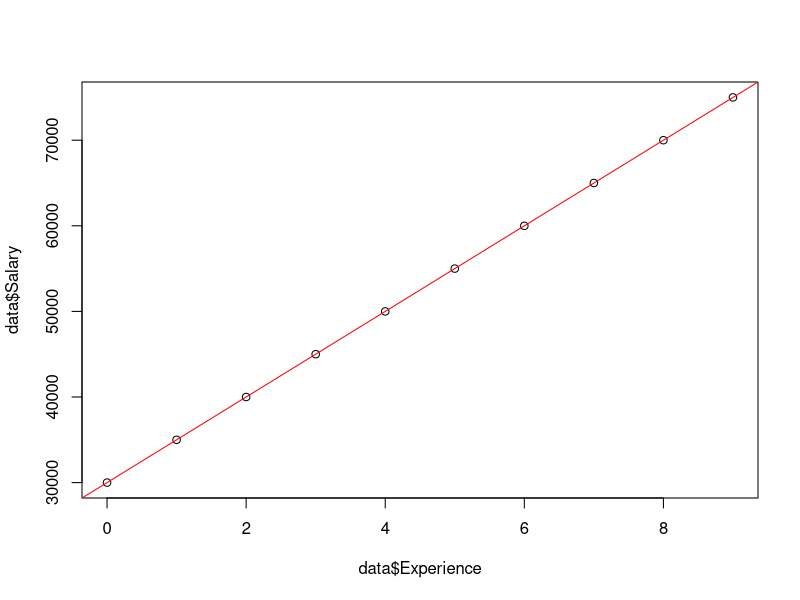
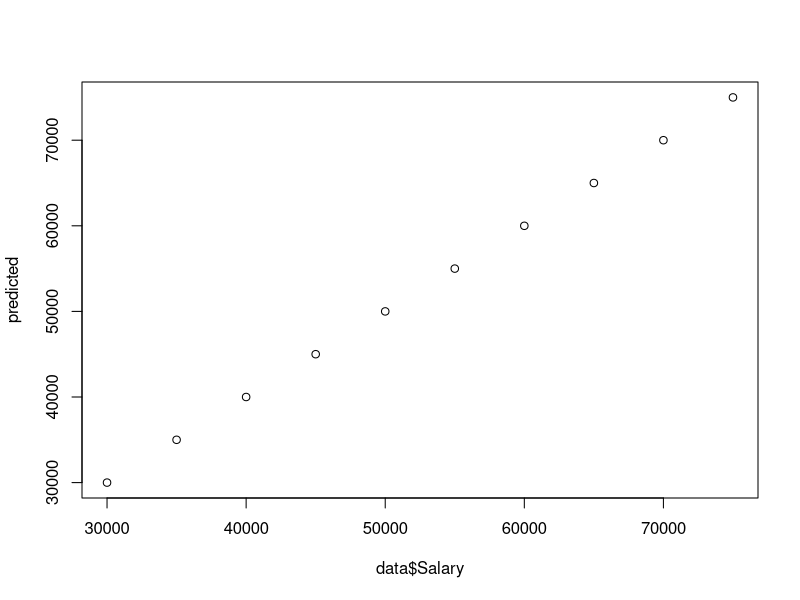

The R source for these figures, in order:
set.seed(123) 
years_experience <- 0:9
salary <- 30000 + 5000 * years_experience
data <- data.frame(Experience = years_experience, Salary = salary)

plot(data$Experience, data$Salary)

lm.model <- lm(Salary ~ Experience, data)
abline(lm.model, col = "red")
png("SalaryVsYears.png")
dev.off()

predicted <- predict(lm.model, data)
plot(data$Salary, predicted)
png("ActualVsPredicted.png")
dev.off()

cat("Intercept : ", coef(lm.model)[1])
cat("Slope : ", coef(lm.model)[2])

data$predicted <- predicted

write.csv(data, "DataWithPredicted.csv", row.names = FALSE)